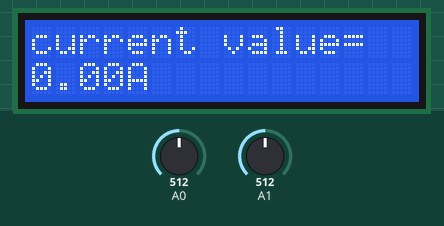
Recording of a sketch running on a simulated Arduino Uno, built with avr-gcc and run on an emulated ATmega328P. Shown: 16×2 character LCD. Inputs (shaded band) come from the test bench; at power-on: A0 = 512, A1 = 512. What the sketch prints to the serial monitor is not drawn.

Above: at 1.3 s.
1.4 s: A0 set to 716
At 3.0 s:
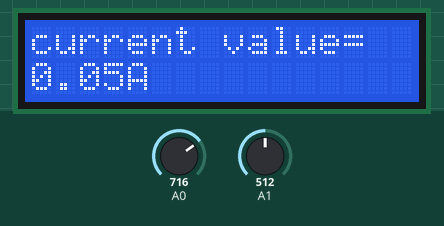
3.7 s: A1 set to 306
At 4.8 s:
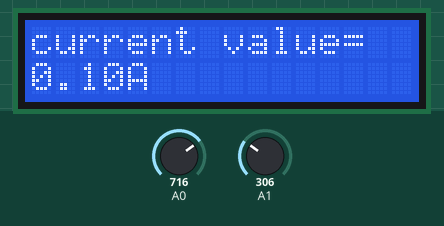
5.7 s: A0 set to 900
At 7.5 s:
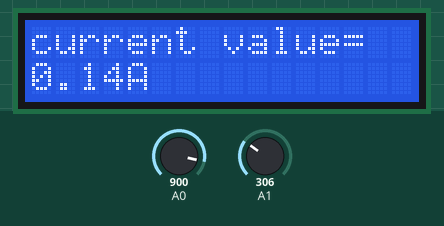
7.8 s: A1 set to 122
At 9.5 s:
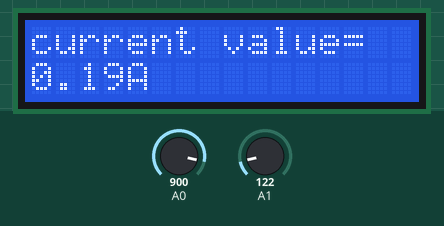
9.8 s: A1 set to 0
At 11.3 s:
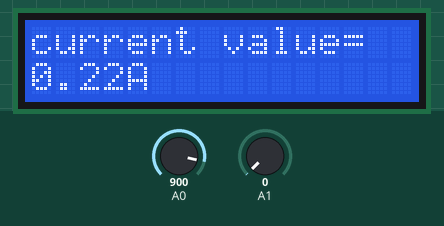
11.9 s: A0 set to 1023
At 13.1 s:
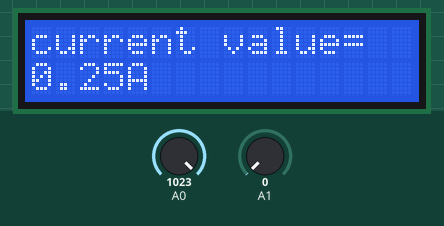
Timing chart, 0 to 14.9 s (numbered marks = the images above; inputs shaded):
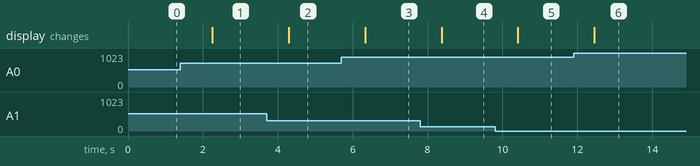

Measured:
- after the input at 1.4 s, the display: changes after 0.85 s (image 1)
- after the input at 3.7 s, the display: changes after 0.59 s (image 2)
- after the input at 5.7 s, the display: changes after 0.63 s (image 3)
- after the input at 7.8 s, the display: changes after 0.57 s (image 4)
- after the input at 9.8 s, the display: changes after 0.61 s (image 5)
- after the input at 11.9 s, the display: changes after 0.55 s (image 6)

The sketch:

ammeter_reloaded.ino
```cpp
#include <LiquidCrystal_I2C.h>
LiquidCrystal_I2C lcd(0x27,20,4);

void setup() {
lcd.init();
lcd.init();
lcd.backlight();
// put your setup code here, to run once:

Serial.begin(9600);

lcd.begin(16,2);

lcd.clear();

}


void loop() {

// put your main code here, to run repeatedly:

int voltage_value0 = analogRead(A0);

int voltage_value1 = analogRead(A1);


 int subraction_value =(voltage_value0 - voltage_value1) ;

 float temp_val = (subraction_value*0.00488);


 float current_value = (temp_val/20);

 Serial.print(current_value);

 lcd.setCursor(0,0);

 lcd.print("current value=");

 lcd.setCursor(0,1);

 lcd.print (current_value);

 lcd.print("A");

 delay(1000);

}
```
